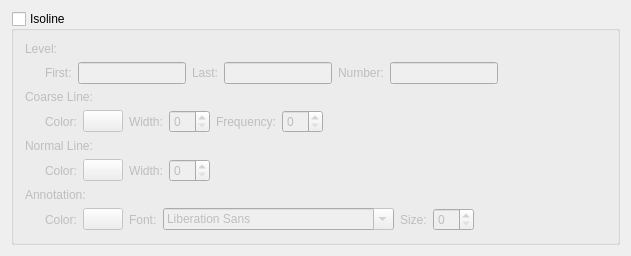
<?xml version="1.0" encoding="UTF-8"?>
<ui version="4.0">
 <class>GSBM3DHorizonVisPage</class>
 <widget class="CXBasePropertyPage" name="GSBM3DHorizonVisPage">
  <property name="geometry">
   <rect>
    <x>0</x>
    <y>0</y>
    <width>631</width>
    <height>242</height>
   </rect>
  </property>
  <property name="windowTitle">
   <string>GSPageBMVis3DHorizon</string>
  </property>
  <layout class="QGridLayout" name="gridLayout">
   <item row="0" column="0">
    <widget class="QGroupBox" name="groupBox">
     <property name="title">
      <string>Isoline</string>
     </property>
     <property name="flat">
      <bool>true</bool>
     </property>
     <property name="checkable">
      <bool>true</bool>
     </property>
     <property name="checked">
      <bool>false</bool>
     </property>
     <layout class="QVBoxLayout" name="verticalLayout">
      <item>
       <widget class="QLabel" name="label">
        <property name="text">
         <string>Level:</string>
        </property>
       </widget>
      </item>
      <item>
       <layout class="QHBoxLayout" name="horizontalLayout">
        <item>
         <spacer name="horizontalSpacer_5">
          <property name="orientation">
           <enum>Qt::Horizontal</enum>
          </property>
          <property name="sizeType">
           <enum>QSizePolicy::Fixed</enum>
          </property>
          <property name="sizeHint" stdset="0">
           <size>
            <width>20</width>
            <height>20</height>
           </size>
          </property>
         </spacer>
        </item>
        <item>
         <widget class="QLabel" name="label_2">
          <property name="text">
           <string>First:</string>
          </property>
         </widget>
        </item>
        <item>
         <widget class="QLineEdit" name="lineEdit_LevelFirst">
          <property name="sizePolicy">
           <sizepolicy hsizetype="Preferred" vsizetype="Fixed">
            <horstretch>0</horstretch>
            <verstretch>0</verstretch>
           </sizepolicy>
          </property>
         </widget>
        </item>
        <item>
         <widget class="QLabel" name="label_9">
          <property name="text">
           <string>Last:</string>
          </property>
         </widget>
        </item>
        <item>
         <widget class="QLineEdit" name="lineEdit_LevelLast">
          <property name="sizePolicy">
           <sizepolicy hsizetype="Preferred" vsizetype="Fixed">
            <horstretch>0</horstretch>
            <verstretch>0</verstretch>
           </sizepolicy>
          </property>
         </widget>
        </item>
        <item>
         <widget class="QLabel" name="label_10">
          <property name="text">
           <string>Number:</string>
          </property>
         </widget>
        </item>
        <item>
         <widget class="QLineEdit" name="lineEdit_LevelNum">
          <property name="sizePolicy">
           <sizepolicy hsizetype="Preferred" vsizetype="Fixed">
            <horstretch>0</horstretch>
            <verstretch>0</verstretch>
           </sizepolicy>
          </property>
         </widget>
        </item>
        <item>
         <spacer name="horizontalSpacer">
          <property name="orientation">
           <enum>Qt::Horizontal</enum>
          </property>
          <property name="sizeHint" stdset="0">
           <size>
            <width>40</width>
            <height>20</height>
           </size>
          </property>
         </spacer>
        </item>
       </layout>
      </item>
      <item>
       <widget class="QLabel" name="label_8">
        <property name="text">
         <string>Coarse Line:</string>
        </property>
       </widget>
      </item>
      <item>
       <layout class="QHBoxLayout" name="horizontalLayout_2">
        <item>
         <spacer name="horizontalSpacer_6">
          <property name="orientation">
           <enum>Qt::Horizontal</enum>
          </property>
          <property name="sizeType">
           <enum>QSizePolicy::Fixed</enum>
          </property>
          <property name="sizeHint" stdset="0">
           <size>
            <width>20</width>
            <height>20</height>
           </size>
          </property>
         </spacer>
        </item>
        <item>
         <widget class="QLabel" name="label_3">
          <property name="text">
           <string>Color:</string>
          </property>
         </widget>
        </item>
        <item>
         <widget class="CXButtonColorEdit" name="colorButton_CoarseLine">
          <property name="text">
           <string/>
          </property>
         </widget>
        </item>
        <item>
         <widget class="QLabel" name="label_4">
          <property name="text">
           <string>Width:</string>
          </property>
         </widget>
        </item>
        <item>
         <widget class="QSpinBox" name="spinBox_CoarseWidth"/>
        </item>
        <item>
         <widget class="QLabel" name="label_5">
          <property name="text">
           <string>Frequency:</string>
          </property>
         </widget>
        </item>
        <item>
         <widget class="QSpinBox" name="spinBox_CoarseFreq"/>
        </item>
        <item>
         <spacer name="horizontalSpacer_2">
          <property name="orientation">
           <enum>Qt::Horizontal</enum>
          </property>
          <property name="sizeHint" stdset="0">
           <size>
            <width>40</width>
            <height>20</height>
           </size>
          </property>
         </spacer>
        </item>
       </layout>
      </item>
      <item>
       <widget class="QLabel" name="label_6">
        <property name="text">
         <string>Normal Line:</string>
        </property>
       </widget>
      </item>
      <item>
       <layout class="QHBoxLayout" name="horizontalLayout_3">
        <item>
         <spacer name="horizontalSpacer_7">
          <property name="orientation">
           <enum>Qt::Horizontal</enum>
          </property>
          <property name="sizeType">
           <enum>QSizePolicy::Fixed</enum>
          </property>
          <property name="sizeHint" stdset="0">
           <size>
            <width>20</width>
            <height>20</height>
           </size>
          </property>
         </spacer>
        </item>
        <item>
         <widget class="QLabel" name="label_7">
          <property name="text">
           <string>Color:</string>
          </property>
         </widget>
        </item>
        <item>
         <widget class="CXButtonColorEdit" name="colorButton_NormalLine">
          <property name="text">
           <string/>
          </property>
         </widget>
        </item>
        <item>
         <widget class="QLabel" name="label_11">
          <property name="text">
           <string>Width:</string>
          </property>
         </widget>
        </item>
        <item>
         <widget class="QSpinBox" name="spinBox_NormalWidth"/>
        </item>
        <item>
         <spacer name="horizontalSpacer_3">
          <property name="orientation">
           <enum>Qt::Horizontal</enum>
          </property>
          <property name="sizeHint" stdset="0">
           <size>
            <width>40</width>
            <height>20</height>
           </size>
          </property>
         </spacer>
        </item>
       </layout>
      </item>
      <item>
       <widget class="QLabel" name="label_12">
        <property name="text">
         <string>Annotation:</string>
        </property>
       </widget>
      </item>
      <item>
       <layout class="QHBoxLayout" name="horizontalLayout_4">
        <item>
         <spacer name="horizontalSpacer_8">
          <property name="orientation">
           <enum>Qt::Horizontal</enum>
          </property>
          <property name="sizeType">
           <enum>QSizePolicy::Fixed</enum>
          </property>
          <property name="sizeHint" stdset="0">
           <size>
            <width>20</width>
            <height>20</height>
           </size>
          </property>
         </spacer>
        </item>
        <item>
         <widget class="QLabel" name="label_13">
          <property name="text">
           <string>Color:</string>
          </property>
         </widget>
        </item>
        <item>
         <widget class="CXButtonColorEdit" name="colorButton_Annotation">
          <property name="text">
           <string/>
          </property>
         </widget>
        </item>
        <item>
         <widget class="QLabel" name="label_14">
          <property name="text">
           <string>Font:</string>
          </property>
         </widget>
        </item>
        <item>
         <widget class="QFontComboBox" name="fontComboBox"/>
        </item>
        <item>
         <widget class="QLabel" name="label_15">
          <property name="text">
           <string>Size:</string>
          </property>
         </widget>
        </item>
        <item>
         <widget class="QSpinBox" name="spinBox_AnnotationFontSize"/>
        </item>
        <item>
         <spacer name="horizontalSpacer_4">
          <property name="orientation">
           <enum>Qt::Horizontal</enum>
          </property>
          <property name="sizeHint" stdset="0">
           <size>
            <width>40</width>
            <height>20</height>
           </size>
          </property>
         </spacer>
        </item>
       </layout>
      </item>
     </layout>
    </widget>
   </item>
  </layout>
 </widget>
 <layoutdefault spacing="6" margin="11"/>
 <customwidgets>
  <customwidget>
   <class>CXBasePropertyPage</class>
   <extends>QWidget</extends>
   <header>xbasepropertypage.h</header>
   <container>1</container>
  </customwidget>
  <customwidget>
   <class>CXButtonColorEdit</class>
   <extends>QPushButton</extends>
   <header>xbuttoncoloredit.h</header>
  </customwidget>
 </customwidgets>
 <resources/>
 <connections/>
</ui>
